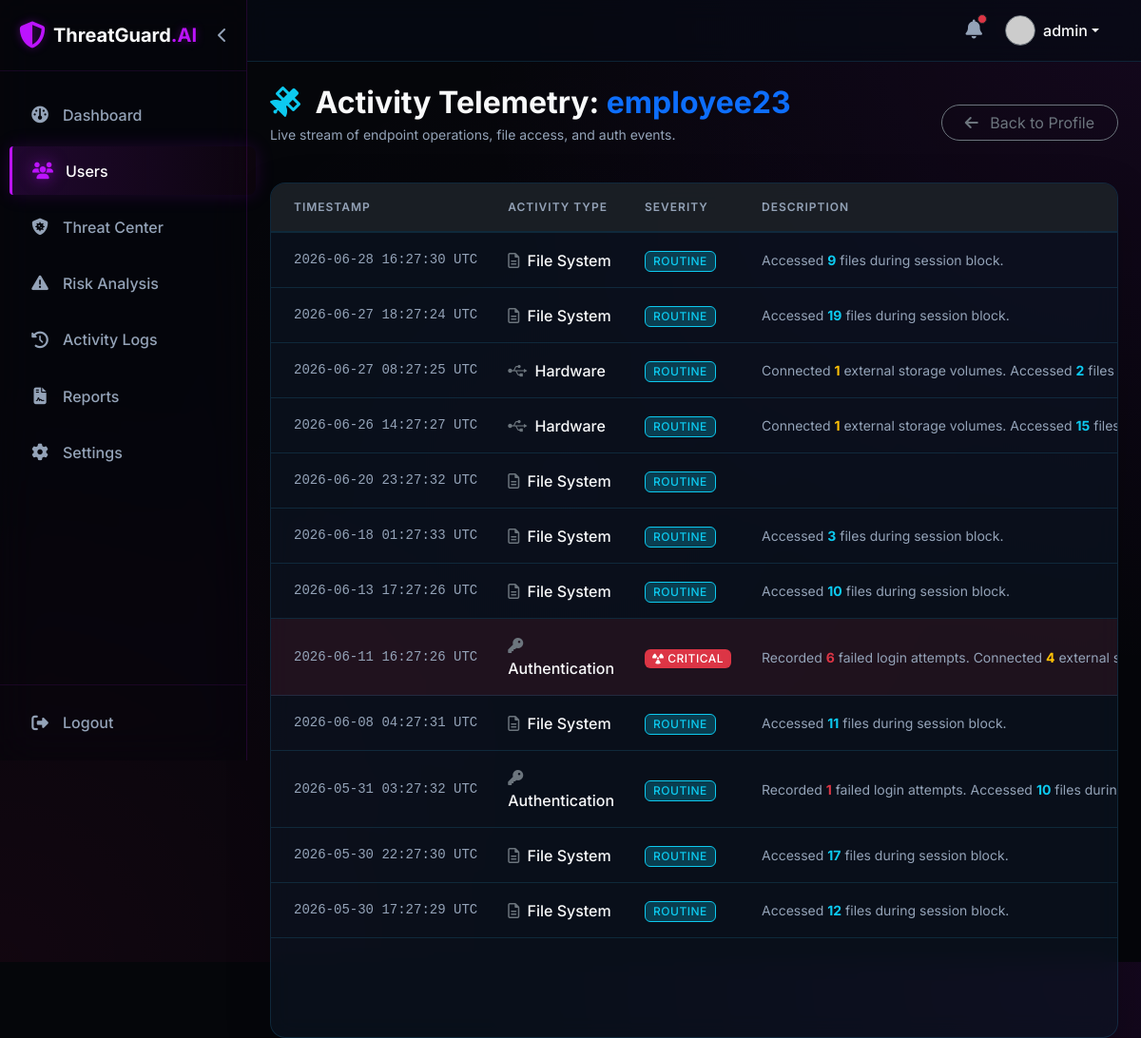
Page /users/employee23/activity (signed in) on the committed database.
### flask-insider-threat-starter/models/user.py (models this page shows, shortened)
class User(UserMixin, db.Model):
    __tablename__ = 'users'
    id = db.Column(db.Integer, primary_key=True)
    username = db.Column(db.String(64), index=True, unique=True, nullable=False)
    email = db.Column(db.String(120), index=True, unique=True, nullable=False)
    password_hash = db.Column(db.String(256), nullable=False)
    role = db.Column(db.String(64), default='employee') # e.g., 'admin', 'employee'
    department = db.Column(db.String(64), default='Engineering')
    status = db.Column(db.String(64), default='Active') # e.g., 'Active', 'Isolated', 'Suspended'

### flask-insider-threat-starter/models/activity_log.py (models this page shows, shortened)
class ActivityLog(db.Model):
    __tablename__ = 'activity_logs'
    id = db.Column(db.Integer, primary_key=True)
    username = db.Column(db.String(64), index=True, nullable=False)
    files_accessed = db.Column(db.Integer, default=0)
    usb_used = db.Column(db.Integer, default=0)
    failed_logins = db.Column(db.Integer, default=0)
    timestamp = db.Column(db.DateTime, index=True, default=datetime.utcnow)

### flask-insider-threat-starter/routes/user_routes.py (the view)
@users_bp.route('/<username>/activity')
@login_required
def activity_logs(username):
    logs = ActivityLog.query.filter_by(username=username).order_by(ActivityLog.timestamp.desc()).all()
    return render_template('activity_logs.html', username=username, logs=logs)

### flask-insider-threat-starter/app.py (called while the page is built)
@login_manager.user_loader
def load_user(user_id):
    from models.user import User
    return User.query.get(int(user_id))

### flask-insider-threat-starter/templates/activity_logs.html (shortened to what this page needs)
{% extends "base.html" %}
{% block content %}
<div class="row mb-4 align-items-center">
    <div class="col-md-8">
        <h2 class="text-light fw-bold mb-1">
            <i class="fa-solid fa-satellite text-info me-2 animate-pulse"></i>
            {% if username == 'All Users' %}
                Real-Time Activity Telemetry
            {% else %}
                Activity Telemetry: <span class="text-primary">{{ username }}</span>
            {% endif %}
        </h2>
        <p class="text-muted small">Live stream of endpoint operations, file access, and auth events.</p>
    </div>
    <div class="col-md-4 text-end">
        {% if username != 'All Users' %}
            <a href="{{ url_for('users.profile', username=username) }}" class="btn btn-outline-secondary rounded-pill px-4 hover-glow">
                <i class="fa-solid fa-arrow-left me-2"></i> Back to Profile
            </a>
        {% endif %}
    </div>
</div>
<div class="card h-100 border border-secondary shadow-lg" style="background: rgba(13, 22, 38, 0.6) !important;">
    <div class="card-body p-0">
        <div class="table-responsive" style="max-height: 800px; overflow-y: auto;">
            <table class="table table-hover table-dark align-middle mb-0" style="background: transparent;">
                <thead class="bg-dark bg-opacity-75" style="position: sticky; top: 0; z-index: 1;">
                    <tr>
                        <th class="ps-4">Timestamp</th>
                        <th>Activity Type</th>
                        <th>Severity</th>
                        <th class="pe-4">Description</th>
                    </tr>
                </thead>
                <tbody id="liveFeedBody">
                    {% set display_logs = logs_data if username == 'All Users' else logs %}
                    {% for item in display_logs %}
                        {% set log = item[0] if username == 'All Users' else item %}
                        {% set is_anomaly = (log.files_accessed > 50 or log.usb_used > 2 or log.failed_logins > 2) %}
                        {% set is_high = (log.files_accessed > 100 or log.usb_used > 5 or log.failed_logins > 5) %}
                        <tr class="border-bottom border-secondary {% if is_high %}bg-danger bg-opacity-10{% elif is_anomaly %}bg-warning bg-opacity-10{% endif %}">
                            <td class="ps-4 text-muted small" style="font-family: monospace; white-space: nowrap;">
                                {{ log.timestamp.strftime('%Y-%m-%d %H:%M:%S UTC') }}
                            </td>
                            <td>
                                {% if log.failed_logins > 0 %}
                                    <span class="text-light fw-medium"><i class="fa-solid fa-key text-secondary me-1"></i> Authentication</span>
                                {% elif log.usb_used > 0 %}
                                    <span class="text-light fw-medium"><i class="fa-brands fa-usb text-secondary me-1"></i> Hardware</span>
                                {% else %}
                                    <span class="text-light fw-medium"><i class="fa-regular fa-file-lines text-secondary me-1"></i> File System</span>
                                {% endif %}
                            </td>
                            <td>
                                {% if is_high %}
                                    <span class="badge bg-danger text-white px-2 py-1"><i class="fa-solid fa-radiation animate-pulse"></i> CRITICAL</span>
                                {% elif is_anomaly %}
                                    <span class="badge bg-warning text-dark px-2 py-1"><i class="fa-solid fa-triangle-exclamation"></i> ELEVATED</span>
                                {% else %}
                                    <span class="badge bg-info bg-opacity-25 text-info border border-info px-2 py-1">ROUTINE</span>
                                {% endif %}
                            </td>
                            <td class="text-muted small pe-4">
                                <span class="d-block" style="max-width: 400px; white-space: nowrap; overflow: hidden; text-overflow: ellipsis;">
                                    {% if log.failed_logins > 0 %}
                                        Recorded <strong class="text-danger">{{ log.failed_logins }}</strong> failed login attempts.
                                    {% endif %}
                                    {% if log.usb_used > 0 %}
                                        Connected <strong class="text-warning">{{ log.usb_used }}</strong> external storage volumes.
                                    {% endif %}
                                    {% if log.files_accessed > 0 %}
                                        Accessed <strong class="text-info">{{ log.files_accessed }}</strong> files during session block.
                                    {% endif %}
                                </span>
                            </td>
                        </tr>
                    {% endfor %}
                </tbody>
            </table>
        </div>
    </div>
</div>
{% endblock %}

### flask-insider-threat-starter/templates/base.html (shortened to what this page needs)
<!DOCTYPE html>
<html lang="en">
<head>
    <link href="https://cdn.jsdelivr.net/npm/bootstrap@5.3.0/dist/css/bootstrap.min.css" rel="stylesheet">
    <link rel="stylesheet" href="https://cdnjs.cloudflare.com/ajax/libs/font-awesome/6.4.0/css/all.min.css">
    <link rel="stylesheet" href="{{ url_for('static', filename='css/style.css') }}">
</head>
<body class="dark-theme">
{% if current_user.is_authenticated %}
<div id="wrapper">
    <div id="sidebar-wrapper" class="glass-sidebar">
        <div class="sidebar-brand-section d-flex align-items-center justify-content-between">
            <div class="sidebar-heading text-light fs-5 fw-bold d-flex align-items-center brand-logo">
                <i class="fa-solid fa-shield-halved text-purple-glow me-2 fs-3 animate-pulse"></i>
                <span class="brand-text">ThreatGuard<span class="text-purple-glow">.AI</span></span>
            </div>
            <button id="sidebarCollapseBtn" class="btn btn-link text-muted p-0 d-none d-md-block">
                <i class="fa-solid fa-chevron-left toggle-icon"></i>
            </button>
        </div>
        <div class="list-group list-group-flush mt-3 flex-grow-1">
            <a href="{{ url_for('dashboard.index') }}" class="list-group-item list-group-item-action {% if request.endpoint == 'dashboard.index' %}active-link{% endif %}" data-bs-toggle="tooltip" data-bs-placement="right" title="Dashboard">
                <i class="fa-solid fa-gauge"></i> <span class="menu-text">Dashboard</span>
            </a>
            <a href="{{ url_for('users.index') }}" class="list-group-item list-group-item-action {% if request.endpoint == 'users.index' or request.endpoint == 'users.activity_logs' and username != 'All Users' %}active-link{% endif %}" data-bs-toggle="tooltip" data-bs-placement="right" title="Users">
                <i class="fa-solid fa-users"></i> <span class="menu-text">Users</span>
            </a>
            <a href="{{ url_for('alerts.index') }}" class="list-group-item list-group-item-action {% if request.endpoint == 'alerts.index' %}active-link{% endif %}" data-bs-toggle="tooltip" data-bs-placement="right" title="Threat Center">
                <i class="fa-solid fa-shield-virus"></i> <span class="menu-text">Threat Center</span>
            </a>
            <a href="{{ url_for('risk.index') }}" class="list-group-item list-group-item-action {% if request.endpoint == 'risk.index' %}active-link{% endif %}" data-bs-toggle="tooltip" data-bs-placement="right" title="Risk Analysis">
                <i class="fa-solid fa-triangle-exclamation"></i> <span class="menu-text">Risk Analysis</span>
            </a>
            <a href="{{ url_for('users.all_activity_logs') }}" class="list-group-item list-group-item-action " data-bs-toggle="tooltip" data-bs-placement="right" title="Activity Logs">
                <i class="fa-solid fa-clock-rotate-left"></i> <span class="menu-text">Activity Logs</span>
            </a>
            <a href="{{ url_for('reports.index') }}" class="list-group-item list-group-item-action {% if request.endpoint == 'reports.index' %}active-link{% endif %}" data-bs-toggle="tooltip" data-bs-placement="right" title="Reports">
                <i class="fa-solid fa-file-contract"></i> <span class="menu-text">Reports</span>
            </a>
            <a href="{{ url_for('dashboard.settings') }}" class="list-group-item list-group-item-action " data-bs-toggle="tooltip" data-bs-placement="right" title="Settings">
                <i class="fa-solid fa-gear"></i> <span class="menu-text">Settings</span>
            </a>
        </div>
        <div class="sidebar-footer-section">
            <a href="{{ url_for('auth.logout') }}" class="list-group-item list-group-item-action text-danger-glow" data-bs-toggle="tooltip" data-bs-placement="right" title="Logout">
                <i class="fa-solid fa-right-from-bracket"></i> <span class="menu-text">Logout</span>
            </a>
        </div>
    </div>
    <div id="page-content-wrapper">
        <nav class="navbar navbar-expand-lg">
            <div class="container-fluid">
                <div class="ms-auto d-flex align-items-center">
                    <a href="{{ url_for('dashboard.notifications') }}" class="text-light me-4 position-relative hover-glow" data-bs-toggle="tooltip" data-bs-placement="bottom" title="Notifications">
                        <i class="fa-solid fa-bell fs-5 text-muted"></i>
                        <span class="position-absolute top-0 start-100 translate-middle p-1 bg-danger border border-dark rounded-circle animate-pulse">
                        </span>
                    </a>
                    <div class="dropdown">
                        <a href="#" class="d-flex align-items-center text-light text-decoration-none dropdown-toggle" id="dropdownUser" data-bs-toggle="dropdown" aria-expanded="false">
                            <img src="https://ui-avatars.com/api/?name={{ current_user.username }}&background=bc13fe&color=fff&rounded=true" alt="mdo" width="32" height="32" class="rounded-circle me-2 border border-secondary">
                            <span class="fw-medium">{{ current_user.username }}</span>
                        </a>
                    </div>
                </div>
            </div>
        </nav>
        <div class="container-fluid p-4 fade-in">
            {% block content %}{% endblock %}
        </div>
    </div>
</div>
{% endif %}
</body>
</html>

### rows in the picture
User: username "admin"
ActivityLog: timestamp "2026-06-28 16:27:30 UTC", failed_logins 0 (drawn), shows "ROUTINE", files_accessed "9"
ActivityLog: timestamp "2026-06-27 18:27:24 UTC", failed_logins 0 (drawn), shows "ROUTINE", files_accessed "19"
ActivityLog: timestamp "2026-06-27 08:27:25 UTC", failed_logins 0 (drawn), shows "ROUTINE", usb_used "1", files_accessed "2"
ActivityLog: timestamp "2026-06-26 14:27:27 UTC", failed_logins 0 (drawn), shows "ROUTINE", usb_used "1", files_accessed "15"
ActivityLog: timestamp "2026-06-20 23:27:32 UTC", failed_logins 0 (drawn), shows "ROUTINE"
ActivityLog: timestamp "2026-06-18 01:27:33 UTC", failed_logins 0 (drawn), shows "ROUTINE", files_accessed "3"
ActivityLog: timestamp "2026-06-13 17:27:26 UTC", failed_logins 0 (drawn), shows "ROUTINE", files_accessed "10"
ActivityLog: timestamp "2026-06-11 16:27:26 UTC", shows "Authentication", shows "CRITICAL", failed_logins "6", usb_used "4"
ActivityLog: timestamp "2026-06-08 04:27:31 UTC", failed_logins 0 (drawn), shows "ROUTINE", files_accessed "11"
ActivityLog: timestamp "2026-05-31 03:27:32 UTC", shows "Authentication", shows "ROUTINE", failed_logins "1", files_accessed "10"
ActivityLog: timestamp "2026-05-30 22:27:30 UTC", failed_logins 0 (drawn), shows "ROUTINE", files_accessed "17"
ActivityLog: timestamp "2026-05-30 17:27:29 UTC", failed_logins 0 (drawn), shows "ROUTINE", files_accessed "12"

### other values in the picture
{{ username }} "employee23"
